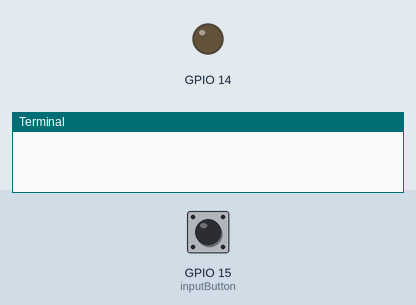
Simulated run of this program. Board: Raspberry Pi (BCM pin numbers). Parts: output pins drawn as LEDs (lit = HIGH), the last lines printed to the terminal. Inputs (shaded band) come from the test bench; at power-on: GPIO 15 (inputButton) HIGH.

Above: at 1.2 s.
1.3 s: GPIO 15 (inputButton) pulled LOW for 0.15 s
At 2.7 s:
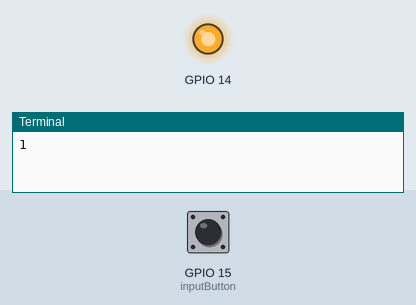
3.0 s: GPIO 15 (inputButton) pulled LOW for 1 s
At 4.0 s:
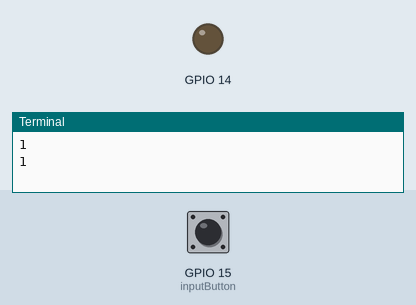
5.5 s: GPIO 15 (inputButton) pulled LOW for 3.2 s
At 7.1 s:
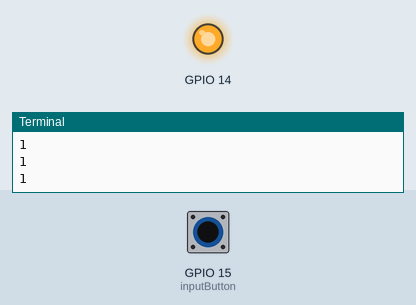
Timing chart, 0 to 8.6 s (numbered marks = the images above; inputs shaded):
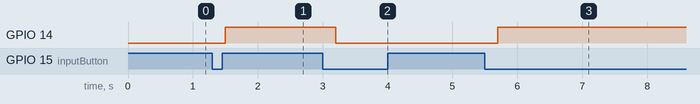

Measured:
- after the input at 1.3 s, GPIO 14: LOW → HIGH after 0.20 s
- after the input at 3.0 s, GPIO 14: HIGH → LOW after 0.20 s
- after the input at 5.5 s, GPIO 14: LOW → HIGH after 0.20 s

The program:

led-button.py
```python
import RPi.GPIO as GPIO
import time

GPIO.setwarnings(False)

inputButton = 15

GPIO.setmode(GPIO.BCM)
GPIO.setup(14, GPIO.OUT)
GPIO.setup(inputButton, GPIO.IN, pull_up_down=GPIO.PUD_UP)

status = False
inputLama = True

while True:
    statusBaru = GPIO.input(inputButton)
    if statusBaru == False and inputLama == True:
        status = not status
        print('1')
        time.sleep(0.2)
    inputLama = statusBaru
    GPIO.output(14, status)
```
